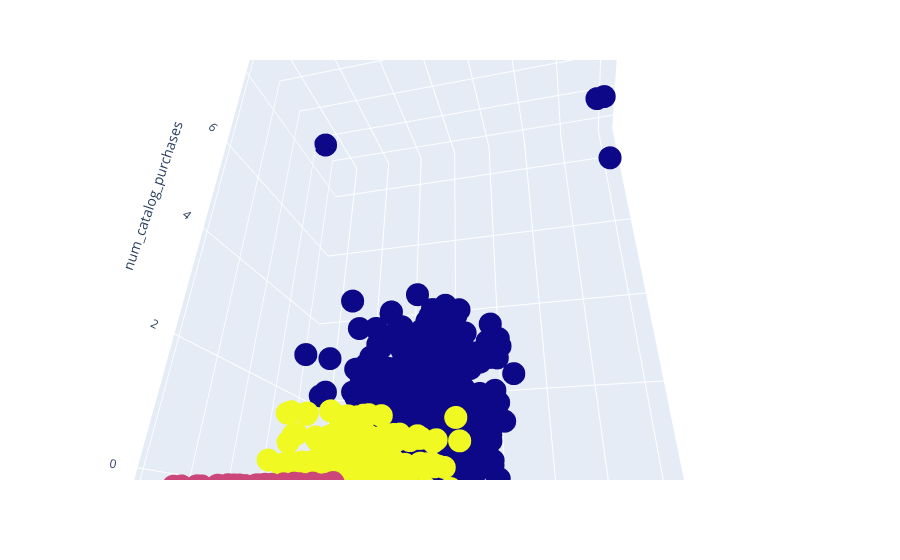

Write notebook code for a chart like this one.
### Code cell
fig = px.scatter_3d(dfss,
                    x='income',
                    y='foodspent',
                    z='num_catalog_purchases',
                    color='clusters')
fig.update_coloraxes(showscale=False)
fig.show();

### Figure 1 — Plotly figure (JSON) as saved in the notebook; plotly's stock layout.template omitted (floating-point values rounded to 4 significant figures; data arrays with more than 128 entries replaced by an {"elided": "..."} marker saying what was removed)
{"data": [{"hovertemplate": "income=%{x}<br>foodspent=%{y}<br>num_catalog_purchases=%{z}<br>clusters=%{marker.color}<extra></extra>", "legendgroup": "", "marker": {"color": {"elided": "2212 int values"}, "coloraxis": "coloraxis", "symbol": "circle"}, "mode": "markers", "name": "", "scene": "scene", "showlegend": false, "type": "scatter3d", "x": {"elided": "2212 float values"}, "y": {"elided": "2212 float values"}, "z": {"elided": "2212 float values"}}], "layout": {"autosize": true, "coloraxis": {"colorbar": {"title": {"text": "clusters"}}, "colorscale": [[0, "#0d0887"], [0.1111, "#46039f"], [0.2222, "#7201a8"], [0.3333, "#9c179e"], [0.4444, "#bd3786"], [0.5556, "#d8576b"], [0.6667, "#ed7953"], [0.7778, "#fb9f3a"], [0.8889, "#fdca26"], [1, "#f0f921"]], "showscale": false}, "legend": {"tracegroupgap": 0}, "margin": {"t": 60}, "scene": {"aspectmode": "auto", "aspectratio": {"x": 1.105, "y": 0.6385, "z": 1.417}, "camera": {"center": {"x": 0, "y": 0, "z": 0}, "eye": {"x": 0.2829, "y": -1.208, "z": -0.6704}, "projection": {"type": "perspective"}, "up": {"x": 0, "y": 0, "z": 1}}, "domain": {"x": [0, 1], "y": [0, 1]}, "xaxis": {"title": {"text": "income"}, "type": "linear"}, "yaxis": {"title": {"text": "foodspent"}, "type": "linear"}, "zaxis": {"title": {"text": "num_catalog_purchases"}, "type": "linear"}}}}
